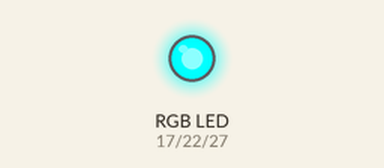
Simulated run of this program. Board: Raspberry Pi (BCM pin numbers). Parts: an RGB LED mixed from three pins (HIGH = lit).

Above: at 0.2 s.
At 1.2 s:
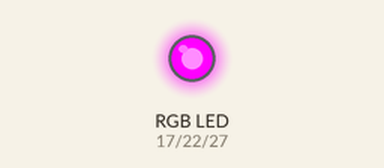
At 1.7 s:
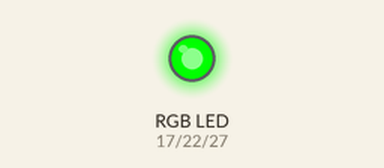
At 2.2 s:
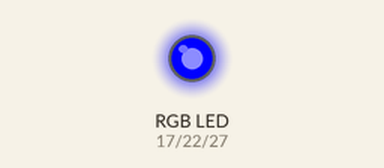
At 3.2 s:
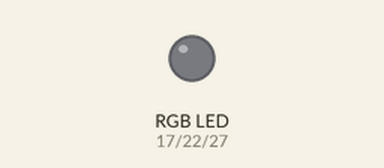
At 4.7 s:
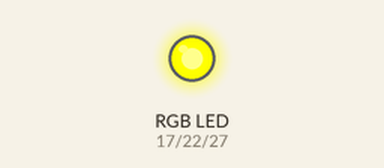
Timing chart, 0 to 5.2 s (numbered marks = the images above):
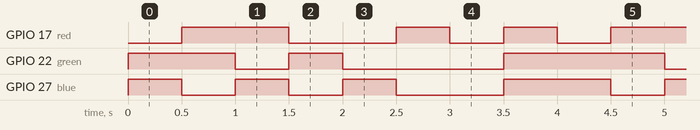

Measured:
- by itself, GPIO 17 (red): repeats every 4.0 s: LOW 1.0 s, 2 × (HIGH 0.50 s, LOW 0.50 s), HIGH 1.0 s
- by itself, GPIO 22 (green): repeats every 4.0 s: HIGH 0.50 s, LOW 1.5 s, HIGH 1.5 s, LOW 0.50 s
- by itself, GPIO 27 (blue): repeats every 4.0 s: HIGH 0.50 s, LOW 0.50 s, HIGH 0.50 s, LOW 1.0 s, HIGH 1.0 s, LOW 0.50 s

The program:

rgb_blink.py
```python
# LED RGB 깜빡이기
import RPi.GPIO as GPIO
import time

red = 17
green = 22
blue = 27

GPIO.setmode(GPIO.BCM)
GPIO.setup(red, GPIO.OUT)
GPIO.setup(green, GPIO.OUT)
GPIO.setup(blue, GPIO.OUT)

GPIO.output(red, True)
GPIO.output(blue, True)
GPIO.output(green, True) # 여기까지 초기화

try:
    while (True):
        GPIO.output(red, False) # 온 (빨강)
        GPIO.output(blue, True) # 오프
        GPIO.output(green, True) # 오프
        time.sleep(0.5)

        GPIO.output(red, True) # 오프
        GPIO.output(blue, False) # 온 (파랑)
        GPIO.output(green, True) # 오프
        time.sleep(0.5)

        GPIO.output(red, True) # 오프
        GPIO.output(blue, True) # 오프
        GPIO.output(green, False) # 온 (초록)
        time.sleep(0.5)

        GPIO.output(red, False) # 분홍
        GPIO.output(blue, False)
        GPIO.output(green, True)
        time.sleep(0.5)

        GPIO.output(red, False) # 노랑
        GPIO.output(blue, True)
        GPIO.output(green, False)
        time.sleep(0.5)

        GPIO.output(red, True) # 하늘
        GPIO.output(blue, False)
        GPIO.output(green, False)
        time.sleep(0.5)

        GPIO.output(red, False) # 하양
        GPIO.output(blue, False)
        GPIO.output(green, False)
        time.sleep(0.5)

        GPIO.output(red, True) # 꺼짐
        GPIO.output(blue, True)
        GPIO.output(green, True)
        time.sleep(0.5)

except KeyboardInterrupt:
    GPIO.cleanup()
```
